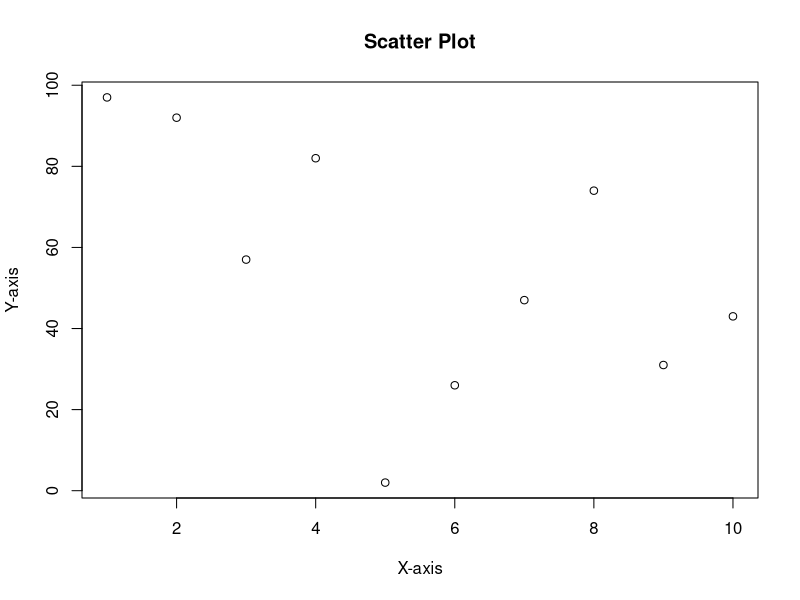

This figure's R source:
8+5 #addition

89/23 #division

89 %/% 23 #integer division

89%%23 #modulus

5^3 #power

x<-24 #numeric
print(x)

y<-as.integer(90) #integer
cat("y's value: ",y,"and class: ",class(y))

a<-"programming"
b<-TRUE
cat("a's value: ",a,"and class: ",class(a))
cat("b's value: ",b,"and class: ",class(b))

df<-Titanic
head(df)

colnames(df)
dim(df)

slice <- df[1:3]
slice

summary(df)


x <- c(1,2,3,4,5,6,7,8,9,10)
y <- c(97,92,57,82,02,26,47,74,31,43)
plot(x, y, main="Scatter Plot", xlab="X-axis", ylab="Y-axis")
